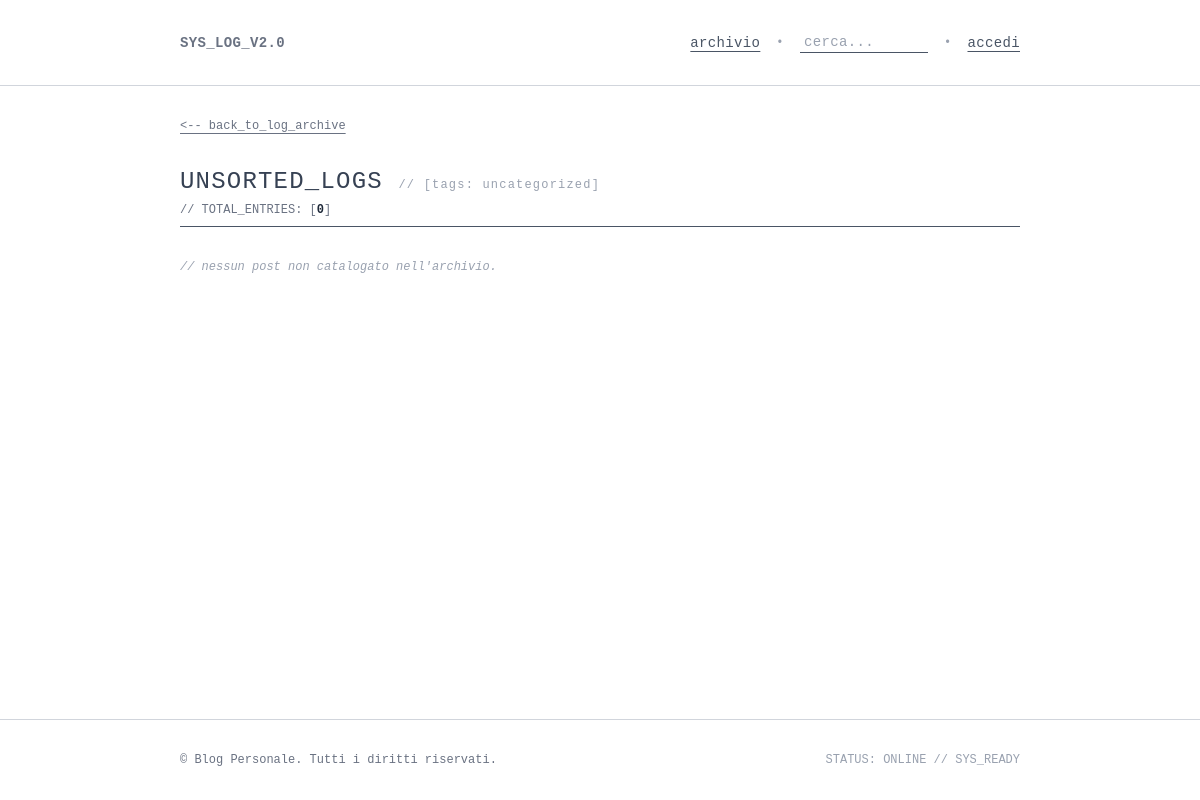
The page /categories/unsorted/ on the database as committed earlier.
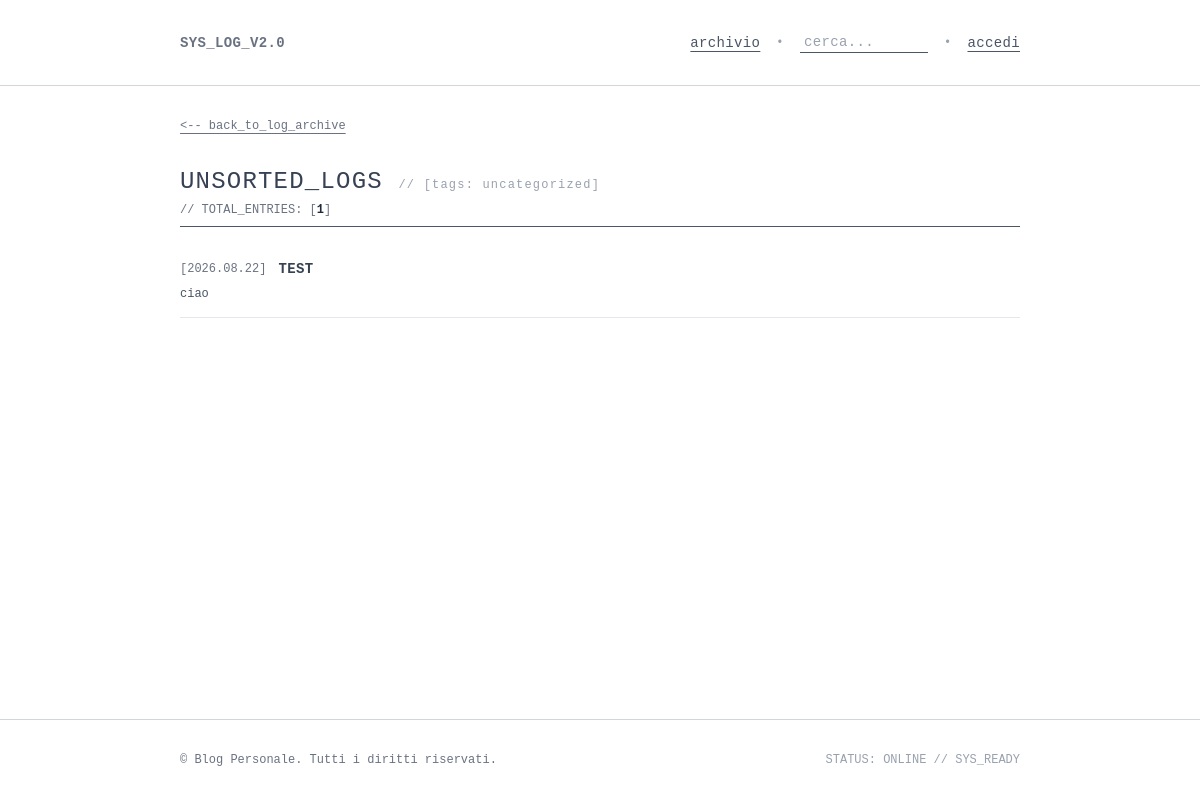
The same page on the database as committed later.
### blog_app/models.py (models this page shows, shortened)
class Post(models.Model):
    title = models.CharField(max_length=200)
    text = models.TextField()
    date = models.DateTimeField(auto_now_add=True)
    category = models.ForeignKey(
        Category,
        on_delete=models.SET_NULL,
        null=True,
        blank=True,
        related_name='posts'
    )
    likes = models.ManyToManyField(User, related_name='liked_posts', blank=True)
    class Meta:
        verbose_name_plural = 'posts'

### blog_app/views.py (the view)
# urls.py: path('categories/unsorted/', views.unsorted, name='unsorted'),
def unsorted(request):
    posts = Post.objects.filter(category=None)
    context = {
        'posts': posts,
    }
    return render(request, 'blog_app/unsorted.html', context)

### blog_app/templates/blog_app/unsorted.html
{% extends 'blog_app/base.html' %}
{% block content %}
<div class="mb-8 font-mono text-xs">
  <a href="{% url 'blog_app:posts' %}" class="text-gray-500 hover:text-black underline underline-offset-4">
    &lt;-- back_to_log_archive
  </a>
</div>
<div class="w-full font-mono">
  <div class="flex justify-between items-baseline border-b border-gray-600 pb-2 mb-8">
    <div>
      <h1 class="text-2xl font-mono uppercase tracking-wider text-gray-700">
        UNSORTED_LOGS <span class="text-xs font-normal lowercase text-gray-400">// [TAGS: uncategorized]</span>
      </h1>
      <div class="text-xs text-gray-500 mt-1">
        // TOTAL_ENTRIES: [<strong class="text-gray-800 font-bold">{{ posts.count }}</strong>]
      </div>
    </div>
  </div>
  <div class="space-y-4 text-xs">
    {% for post in posts %}
      <div class="border-b border-gray-200 pb-3">
        <div class="flex flex-wrap items-baseline justify-between gap-2">
          <div class="flex flex-wrap items-center gap-3">
            <span class="text-gray-500 font-mono">[{{ post.date|date:"Y.m.d" }}]</span>
            <a href="{% url 'blog_app:post' post.id %}" class="font-mono font-bold text-gray-700 hover:text-black hover:underline uppercase tracking-wide text-sm">
              {{ post.title }}
            </a>
          </div>
        </div>
        <p class="text-gray-600 font-mono text-xs mt-1.5 line-clamp-2 leading-relaxed">
          {{ post.text }}
        </p>
      </div>
    {% empty %}
      <div class="text-xs text-gray-400 italic">
        // nessun post non catalogato nell'archivio.
      </div>
    {% endfor %}
  </div>
</div>
{% endblock content %}

Rows that differ between the two databases and show on the page:
added Post: date "2026.08.22", title "TEST", text "ciao"
Other text that changed with them:
{{ posts.count }}: "0" → "1"
text no longer shown: "// nessun post non catalogato nell'archivio."
